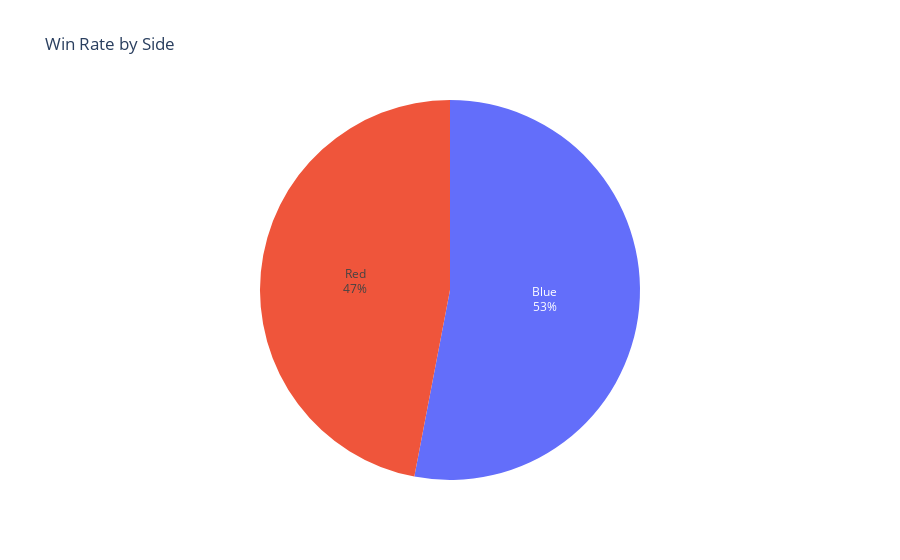

This figure's notebook cell:
### Code cell
univ = df_teams.groupby('side')['result'].mean()*100
fig = px.pie(univ, values='result', names=univ.index, title='Win Rate by Side')
fig.update_layout(showlegend=False, hovermode='x')
fig.update_traces(textposition='inside', textinfo='percent+label', hovertemplate='%{label} side winrate: %{value:.2f}%')
fig.write_html('plots/univariate.html', include_plotlyjs='cdn')
fig.show()

### Figure 1 — Plotly figure (JSON) as saved in the notebook; plotly's stock layout.template omitted (floating-point values rounded to 4 significant figures)
{"data": [{"domain": {"x": [0, 1], "y": [0, 1]}, "hovertemplate": "%{label} side winrate: %{value:.2f}%", "labels": ["Blue", "Red"], "legendgroup": "", "name": "", "showlegend": true, "textinfo": "percent+label", "textposition": "inside", "type": "pie", "values": [53.0, 46.99]}], "layout": {"hovermode": "x", "legend": {"tracegroupgap": 0}, "showlegend": false, "title": {"text": "Win Rate by Side"}}}
